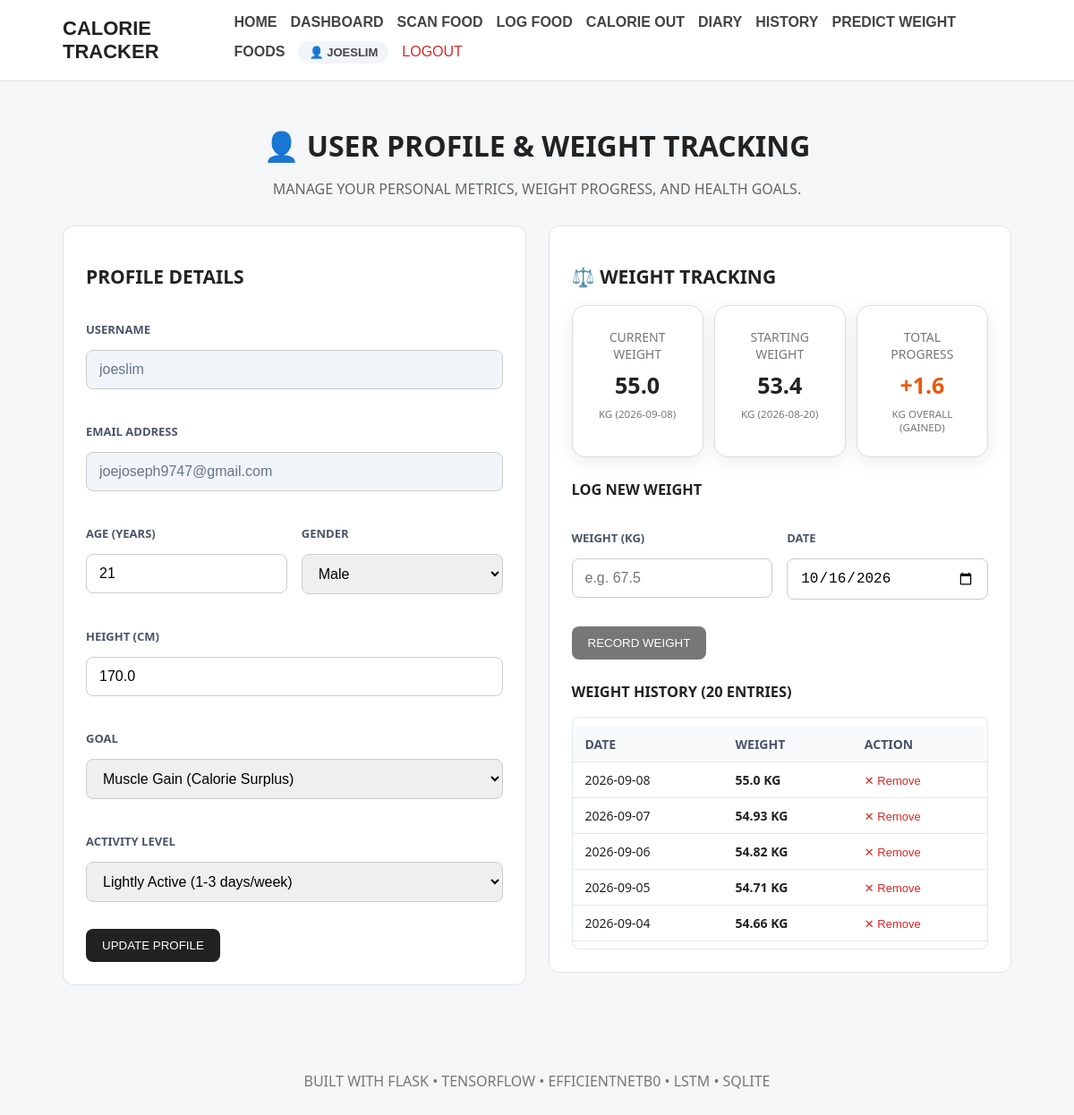
Page /profile (signed in) on the committed database.
### tables this page shows
CREATE TABLE users (
            id INTEGER PRIMARY KEY AUTOINCREMENT,
            username TEXT NOT NULL,
            email TEXT NOT NULL UNIQUE,
            password_hash TEXT NOT NULL,
            created_at TIMESTAMP DEFAULT CURRENT_TIMESTAMP
        );

CREATE TABLE user_profiles (
            id INTEGER PRIMARY KEY AUTOINCREMENT,
            user_id INTEGER NOT NULL UNIQUE,
            age INTEGER NOT NULL,
            gender TEXT NOT NULL,
            height_cm REAL NOT NULL,
            goal TEXT NOT NULL,
            activity_level TEXT NOT NULL,
            FOREIGN KEY (user_id) REFERENCES users(id) ON DELETE CASCADE
        );

CREATE TABLE weight_records (
            id INTEGER PRIMARY KEY AUTOINCREMENT,
            user_id INTEGER NOT NULL,
            weight_kg REAL NOT NULL,
            recorded_date TEXT NOT NULL,
            created_at TIMESTAMP DEFAULT CURRENT_TIMESTAMP,
            FOREIGN KEY (user_id) REFERENCES users(id) ON DELETE CASCADE
        );

### app.py (the view, shortened to what this page needs)
@app.route("/profile", methods=["GET", "POST"])
@login_required
def profile():
    user_id = session.get("user_id")
    user_prof = get_user_profile(user_id)
    stats = get_weight_stats(user_id)
    today = datetime.now().strftime("%Y-%m-%d")
    return render_template(
        "profile.html",
        profile=user_prof,
        stats=stats,
        latest_weight=get_latest_weight(user_id),
        starting_weight=get_starting_weight(user_id),
        previous_weight=get_previous_weight(user_id),
        weight_history=get_weight_history(user_id),
        today=today
    )

### app.py (called while the page is built)
def login_required(view_func):
    @wraps(view_func)
    def wrapped_view(*args, **kwargs):
        if not session.get("user_id"):
            flash("Please log in to access this page.", "error")
            return redirect(url_for("login", next=request.path))
        return view_func(*args, **kwargs)
    return wrapped_view

@app.context_processor
def inject_user():
    user_id = session.get("user_id")
    if user_id:
        user = get_user_by_id(user_id)
        if user:
            return {"current_user": user, "logged_in": True}
    return {"current_user": None, "logged_in": False}

### database.py (called while the page is built)
def get_connection():
    connection = sqlite3.connect(
        DATABASE_PATH
    )
    connection.row_factory = sqlite3.Row
    connection.execute("PRAGMA foreign_keys = ON")
    return connection

def get_user_by_id(user_id):
    connection = get_connection()
    cursor = connection.cursor()
    cursor.execute("SELECT * FROM users WHERE id = ?", (user_id,))
    user = cursor.fetchone()
    connection.close()
    return user

def get_user_profile(user_id):
    connection = get_connection()
    cursor = connection.cursor()
    cursor.execute("SELECT * FROM user_profiles WHERE user_id = ?", (user_id,))
    profile = cursor.fetchone()
    connection.close()
    return profile

def get_latest_weight(user_id):
    connection = get_connection()
    cursor = connection.cursor()
    cursor.execute("""
        SELECT * FROM weight_records
        WHERE user_id = ?
        ORDER BY recorded_date DESC, created_at DESC
        LIMIT 1
    """, (user_id,))
    record = cursor.fetchone()
    connection.close()
    return record

def get_starting_weight(user_id):
    connection = get_connection()
    cursor = connection.cursor()
    cursor.execute("""
        SELECT * FROM weight_records
        WHERE user_id = ?
        ORDER BY recorded_date ASC, created_at ASC
        LIMIT 1
    """, (user_id,))
    record = cursor.fetchone()
    connection.close()
    return record

def get_weight_history(user_id, limit=100):
    connection = get_connection()
    cursor = connection.cursor()
    cursor.execute("""
        SELECT * FROM weight_records
        WHERE user_id = ?
        ORDER BY recorded_date ASC, created_at ASC
        LIMIT ?
    """, (user_id, limit))
    records = cursor.fetchall()
    connection.close()
    return records

### templates/profile.html (shortened to what this page needs)
{% extends "base.html" %}
{% block content %}
<div class="page-header">
    <h1>👤 User Profile & Weight Tracking</h1>
    <p>Manage your personal metrics, weight progress, and health goals.</p>
</div>
<div class="profile-grid">
    <div class="card">
        <h2>Profile Details</h2>
        <form action="{{ url_for('profile') }}" method="POST" class="profile-form">
            <div class="form-group">
                <label>Username</label>
                <input type="text" value="{{ current_user['username'] }}" disabled class="disabled-input">
            </div>
            <div class="form-group">
                <label>Email Address</label>
                <input type="email" value="{{ current_user['email'] }}" disabled class="disabled-input">
            </div>
            <div class="form-row">
                <div class="form-group">
                    <label for="age">Age (years)</label>
                    <input type="number" id="age" name="age" min="5" max="120"
                        value="{{ profile['age'] if profile else '' }}" required>
                </div>
                <div class="form-group">
                    <label for="gender">Gender</label>
                    <select id="gender" name="gender" required>
                        <option value="Male" {% if profile and profile['gender']=='Male' %}selected{% endif %}>Male
                        </option>
                    </select>
                </div>
            </div>
            <div class="form-group">
                <label for="height_cm">Height (cm)</label>
                <input type="number" id="height_cm" name="height_cm" step="0.1" min="50" max="270"
                    value="{{ profile['height_cm'] if profile else '' }}" required>
            </div>
            <div class="form-group">
                <label for="goal">Goal</label>
                <select id="goal" name="goal" required>
                    <option value="Muscle Gain" {% if profile and profile['goal']=='Muscle Gain' %}selected{% endif %}>
                        Muscle Gain (Calorie Surplus)</option>
                </select>
            </div>
            <div class="form-group">
                <label for="activity_level">Activity Level</label>
                <select id="activity_level" name="activity_level" required>
                    <option value="Lightly Active" {% if profile and profile['activity_level']=='Lightly Active'
                        %}selected{% endif %}>Lightly Active (1-3 days/week)</option>
                </select>
            </div>
            <button type="submit" class="button">
                Update Profile
            </button>
        </form>
    </div>
    <div class="card">
        <h2>⚖️ Weight Tracking</h2>
        <div class="weight-summary-grid">
            <div class="summary-card">
                <span>Current Weight</span>
                <strong>{{ stats['latest_weight'] if stats['latest_weight'] is not none else '--' }}</strong>
                <small>kg ({{ stats['latest_date'] if stats['latest_date'] else 'No record' }})</small>
            </div>
            <div class="summary-card">
                <span>Starting Weight</span>
                <strong>{{ stats['starting_weight'] if stats['starting_weight'] is not none else '--' }}</strong>
                <small>kg ({{ stats['starting_date'] if stats['starting_date'] else 'No record' }})</small>
            </div>
            <div class="summary-card">
                <span>Total Progress</span>
                {% if stats['latest_weight'] is not none and stats['starting_weight'] is not none %}
                {% set diff = stats['total_change'] %}
                <strong style="color: {% if diff < 0 %}#16a34a{% elif diff > 0 %}#ea580c{% else %}#475569{% endif %};">
                    {{ "%+.1f"|format(diff) }}
                </strong>
                <small>kg overall ({% if diff < 0 %}Lost{% elif diff> 0 %}Gained{% else %}Maintained{% endif %})</small>
                {% else %}
                <strong>0.0</strong>
                <small>kg</small>
                {% endif %}
            </div>
        </div>
        <h3 style="margin-top: 25px;">Log New Weight</h3>
        <form action="{{ url_for('add_weight') }}" method="POST" class="weight-log-form">
            <div class="form-row">
                <div class="form-group">
                    <label for="new_weight_kg">Weight (kg)</label>
                    <input type="number" id="new_weight_kg" name="weight_kg" step="0.1" min="20" max="400"
                        placeholder="e.g. 67.5" required>
                </div>
                <div class="form-group">
                    <label for="recorded_date">Date</label>
                    <input type="date" id="recorded_date" name="recorded_date" value="{{ today }}" required>
                </div>
            </div>
            <button type="submit" class="button secondary">
                Record Weight
            </button>
        </form>
        <h3 style="margin-top: 25px;">Weight History ({{ stats['count'] }} entries)</h3>
        {% if weight_history %}
        <div class="weight-history-table-container">
            <table class="styled-table">
                <thead>
                    <tr>
                        <th>Date</th>
                        <th>Weight</th>
                        <th>Action</th>
                    </tr>
                </thead>
                <tbody>
                    {% for record in weight_history|reverse %}
                    <tr>
                        <td>{{ record['recorded_date'] }}</td>
                        <td><strong>{{ record['weight_kg'] }} kg</strong></td>
                        <td>
                            <form action="{{ url_for('delete_weight', record_id=record['id']) }}" method="POST"
                                style="display:inline;" onsubmit="return confirm('Remove this weight entry?');">
                                <button type="submit"
                                    style="background:none; border:none; color:#dc2626; cursor:pointer; font-size:13px; padding:0;">
                                    ✕ Remove
                                </button>
                            </form>
                        </td>
                    </tr>
                    {% endfor %}
                </tbody>
            </table>
        </div>
        {% else %}
        <p class="empty-message">No weight records logged yet.</p>
        {% endif %}
    </div>
</div>
{% endblock %}

### templates/base.html (shortened to what this page needs)
<!DOCTYPE html>
<html lang="en">
<head>
    <link rel="stylesheet" href="{{ url_for('static', filename='css/style.css') }}">
</head>
<body>
    <nav class="navbar">
        <div class="nav-container">
            <a href="{{ url_for('home') }}" class="logo">
                Calorie Tracker
            </a>
            <div class="nav-links">
                <a href="{{ url_for('home') }}">
                    Home
                </a>
                {% if logged_in %}
                <a href="{{ url_for('dashboard') }}">
                    Dashboard
                </a>
                <a href="{{ url_for('food_scan') }}">
                    Scan Food
                </a>
                <a href="{{ url_for('log_food') }}">
                    Log Food
                </a>
                <a href="{{ url_for('calorie_out') }}">
                    Calorie Out
                </a>
                <a href="{{ url_for('diary') }}">
                    Diary
                </a>
                <a href="{{ url_for('history') }}">
                    History
                </a>
                <a href="{{ url_for('predict_weight') }}">
                    Predict Weight
                </a>
                <a href="{{ url_for('foods') }}">
                    Foods
                </a>
                <a href="{{ url_for('profile') }}" class="nav-user-badge">
                    👤 {{ current_user['username'] if current_user else 'Profile' }}
                </a>
                <a href="{{ url_for('logout') }}" class="nav-link-logout">
                    Logout
                </a>
                {% endif %}
            </div>
        </div>
    </nav>
    <main class="container">
        {% block content %}
        {% endblock %}
    </main>
    <footer>
        <p>
            Built with Flask • TensorFlow • EfficientNetB0 • LSTM • SQLite
        </p>
    </footer>
</body>
</html>

### static/css/style.css (style rules this page uses)
* { box-sizing: border-box; }
body { margin: 0; font-family: "Segoe UI", sans-serif; background: #f5f6f8; color: #222; text-transform: uppercase; }
.navbar { background: #ffffff; border-bottom: 1px solid #ddd; font-family: "Trebuchet MS", sans-serif; font-weight: bold; }
.nav-container { max-width: 1100px; margin: auto; padding: 16px 20px; display: flex; justify-content: space-between; align-items: center; gap: 20px; }
.logo { font-size: 22px; font-weight: bold; text-decoration: none; color: #222; }
.nav-links { display: flex; flex-wrap: wrap; gap: 15px; }
.nav-links a { text-decoration: none; color: #444; }
.container { max-width: 1100px; margin: auto; padding: 30px 20px; }
.button { display: inline-block; padding: 11px 18px; background: #222; color: white; text-decoration: none; border: none; border-radius: 8px; cursor: pointer; margin-top: 10px; text-transform: uppercase; }
.button.secondary { background: #777; text-transform: uppercase; }
.card { background: white; padding: 25px; margin-bottom: 20px; border-radius: 12px; border: 1px solid #e2e2e2; font-size: 14px; }
.page-header { margin-bottom: 25px; }
label { display: block; font-weight: bold; margin-top: 18px; margin-bottom: 7px; }
input, select, textarea { width: 100%; padding: 11px; border: 1px solid #ccc; border-radius: 7px; font-size: 15px; }
.summary-card { background: white; border: 1px solid #ddd; border-radius: 10px; padding: 20px; }
.summary-card span, .summary-card small { display: block; color: #777; }
.summary-card strong { display: block; font-size: 25px; margin: 8px 0; }
footer { text-align: center; padding: 30px; color: #777; }
.page-header { text-align: center; margin-bottom: 30px; }
.page-header h1 { margin-top: 20px; margin-bottom: 10px; }
.page-header p { color: #666; }
.form-group { margin-bottom: 20px; }
.form-group label { display: block; font-weight: 600; margin-bottom: 8px; }
.form-group input, .form-group select { width: 100%; padding: 12px 14px; border: 1px solid #ccc; border-radius: 8px; font-size: 16px; box-sizing: border-box; }
.summary-card { background: white; padding: 25px; border-radius: 15px; text-align: center; box-shadow: 0 5px 20px rgba(0, 0, 0, 0.08); }
.form-row { display: grid; grid-template-columns: 1fr 1fr; gap: 16px; }
.form-group { display: flex; flex-direction: column; gap: 6px; }
.form-group label { font-size: 13px; font-weight: 600; color: #4a5568; }
.nav-user-badge { display: inline-flex; align-items: center; gap: 6px; background: #f1f5f9; padding: 5px 12px; border-radius: 20px; font-weight: 600; font-size: 13px; color: #334155; position: relative; top: -3px; }
.nav-link-logout { color: #dc2626 !important; font-weight: 500; }
.profile-grid { display: grid; grid-template-columns: 1fr 1fr; gap: 25px; align-items: start; }
.disabled-input { background-color: #f1f5f9 !important; color: #64748b !important; cursor: not-allowed; }
.weight-summary-grid { display: grid; grid-template-columns: repeat(3, 1fr); gap: 12px; margin-bottom: 20px; }
.styled-table { width: 100%; border-collapse: collapse; margin-top: 10px; }
.styled-table th, .styled-table td { padding: 10px 14px; text-align: left; border-bottom: 1px solid #e2e8f0; font-size: 14px; }
.styled-table th { background: #f8fafc; font-weight: 600; color: #475569; }
.weight-history-table-container { max-height: 260px; overflow-y: auto; border: 1px solid #e2e8f0; border-radius: 8px; }

### rows in the picture
users: username "JOESLIM", username "joeslim", email "joejoseph9747@gmail.com"
user_profiles: age "21", gender "Male", height_cm "170.0", goal "Muscle Gain (Calorie Surplus)", activity_level "Lightly Active (1-3 days/week)"
weight_records: weight_kg "55.0", recorded_date "2026-09-08"
weight_records: weight_kg "53.4", recorded_date "2026-08-20"
weight_records: recorded_date "2026-09-07", weight_kg "54.93"
weight_records: recorded_date "2026-09-06", weight_kg "54.82"
weight_records: recorded_date "2026-09-05", weight_kg "54.71"
weight_records: recorded_date "2026-09-04", weight_kg "54.66"

### other values in the picture
{{ "%+.1f"|format(diff) }} "+1.6"
{{ stats['count'] }} "20"
